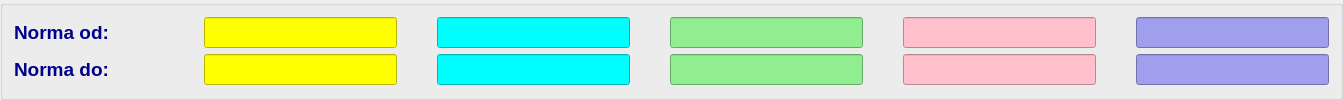
    <widget class="QGroupBox" name="groupBox">
     <layout class="QGridLayout" name="gridLayout_2">
      <property name="horizontalSpacing">
       <number>40</number>
      </property>
      <item row="4" column="5">
       <widget class="QLineEdit" name="editl5u6">
        <property name="font">
         <font>
          <pointsize>14</pointsize>
          <weight>75</weight>
          <bold>true</bold>
         </font>
        </property>
        <property name="styleSheet">
         <string notr="true">background-color: rgb(159, 159, 238);
color: darkBlue;</string>
        </property>
        <property name="alignment">
         <set>Qt::AlignCenter</set>
        </property>
       </widget>
      </item>
      <item row="1" column="4">
       <widget class="QLineEdit" name="editl4u5">
        <property name="font">
         <font>
          <pointsize>14</pointsize>
          <weight>75</weight>
          <bold>true</bold>
         </font>
        </property>
        <property name="styleSheet">
         <string notr="true">background-color: pink;
color: darkBlue;</string>
        </property>
        <property name="alignment">
         <set>Qt::AlignCenter</set>
        </property>
       </widget>
      </item>
      <item row="1" column="0">
       <widget class="QLabel" name="label_13">
        <property name="minimumSize">
         <size>
          <width>150</width>
          <height>0</height>
         </size>
        </property>
        <property name="font">
         <font>
          <pointsize>14</pointsize>
          <weight>75</weight>
          <bold>true</bold>
         </font>
        </property>
        <property name="styleSheet">
         <string notr="true">color: darkBlue;</string>
        </property>
        <property name="text">
         <string>Norma od:</string>
        </property>
       </widget>
      </item>
      <item row="1" column="2">
       <widget class="QLineEdit" name="editl2u5">
        <property name="font">
         <font>
          <pointsize>14</pointsize>
          <weight>75</weight>
          <bold>true</bold>
         </font>
        </property>
        <property name="styleSheet">
         <string notr="true">background-color: cyan;
color: darkBlue;</string>
        </property>
        <property name="alignment">
         <set>Qt::AlignCenter</set>
        </property>
       </widget>
      </item>
      <item row="4" column="2">
       <widget class="QLineEdit" name="editl2u6">
        <property name="font">
         <font>
          <pointsize>14</pointsize>
          <weight>75</weight>
          <bold>true</bold>
         </font>
        </property>
        <property name="styleSheet">
         <string notr="true">background-color: cyan;
color: darkBlue;</string>
        </property>
        <property name="alignment">
         <set>Qt::AlignCenter</set>
        </property>
       </widget>
      </item>
      <item row="1" column="5">
       <widget class="QLineEdit" name="editl5u5">
        <property name="font">
         <font>
          <pointsize>14</pointsize>
          <weight>75</weight>
          <bold>true</bold>
         </font>
        </property>
        <property name="styleSheet">
         <string notr="true">background-color: rgb(159, 159, 238);
color: darkBlue;</string>
        </property>
        <property name="alignment">
         <set>Qt::AlignCenter</set>
        </property>
       </widget>
      </item>
      <item row="1" column="3">
       <widget class="QLineEdit" name="editl3u5">
        <property name="font">
         <font>
          <pointsize>14</pointsize>
          <weight>75</weight>
          <bold>true</bold>
         </font>
        </property>
        <property name="styleSheet">
         <string notr="true">background-color: lightGreen;
color: darkBlue;</string>
        </property>
        <property name="alignment">
         <set>Qt::AlignCenter</set>
        </property>
       </widget>
      </item>
      <item row="4" column="4">
       <widget class="QLineEdit" name="editl4u6">
        <property name="font">
         <font>
          <pointsize>14</pointsize>
          <weight>75</weight>
          <bold>true</bold>
         </font>
        </property>
        <property name="styleSheet">
         <string notr="true">background-color: pink;
color: darkBlue;</string>
        </property>
        <property name="alignment">
         <set>Qt::AlignCenter</set>
        </property>
       </widget>
      </item>
      <item row="4" column="3">
       <widget class="QLineEdit" name="editl3u6">
        <property name="font">
         <font>
          <pointsize>14</pointsize>
          <weight>75</weight>
          <bold>true</bold>
         </font>
        </property>
        <property name="styleSheet">
         <string notr="true">background-color: lightGreen;
color: darkBlue;</string>
        </property>
        <property name="alignment">
         <set>Qt::AlignCenter</set>
        </property>
       </widget>
      </item>
      <item row="4" column="0">
       <widget class="QLabel" name="label_17">
        <property name="minimumSize">
         <size>
          <width>150</width>
          <height>0</height>
         </size>
        </property>
        <property name="font">
         <font>
          <pointsize>14</pointsize>
          <weight>75</weight>
          <bold>true</bold>
         </font>
        </property>
        <property name="styleSheet">
         <string notr="true">color: darkBlue;</string>
        </property>
        <property name="text">
         <string>Norma do:</string>
        </property>
       </widget>
      </item>
      <item row="1" column="1">
       <widget class="QLineEdit" name="editl1u5">
        <property name="font">
         <font>
          <pointsize>14</pointsize>
          <weight>75</weight>
          <bold>true</bold>
         </font>
        </property>
        <property name="styleSheet">
         <string notr="true">background-color: yellow;
color: darkBlue;</string>
        </property>
        <property name="alignment">
         <set>Qt::AlignCenter</set>
        </property>
       </widget>
      </item>
      <item row="4" column="1">
       <widget class="QLineEdit" name="editl1u6">
        <property name="font">
         <font>
          <pointsize>14</pointsize>
          <weight>75</weight>
          <bold>true</bold>
         </font>
        </property>
        <property name="styleSheet">
         <string notr="true">background-color: yellow;
color: darkBlue;</string>
        </property>
        <property name="alignment">
         <set>Qt::AlignCenter</set>
        </property>
       </widget>
      </item>
     </layout>
    </widget>
